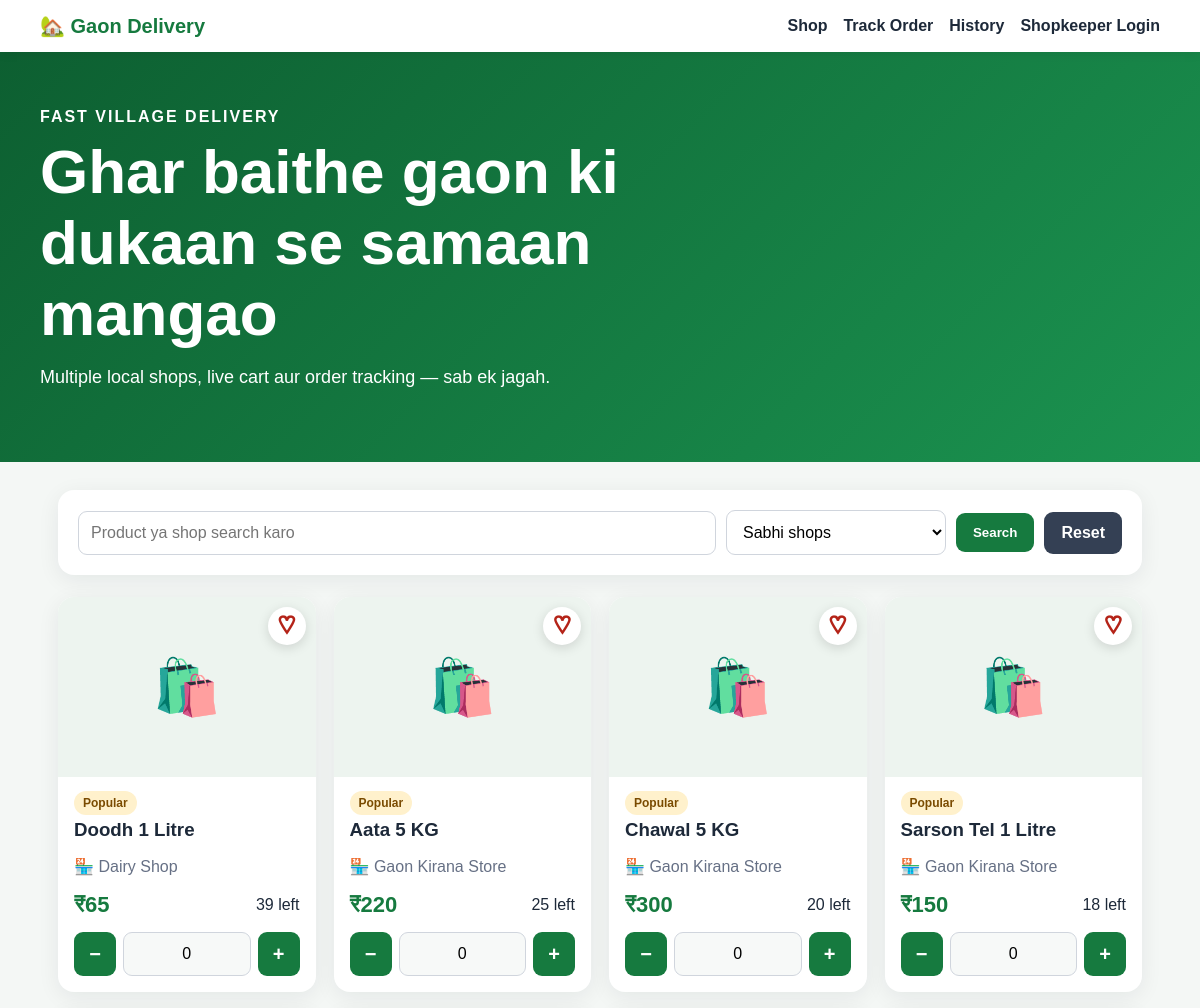
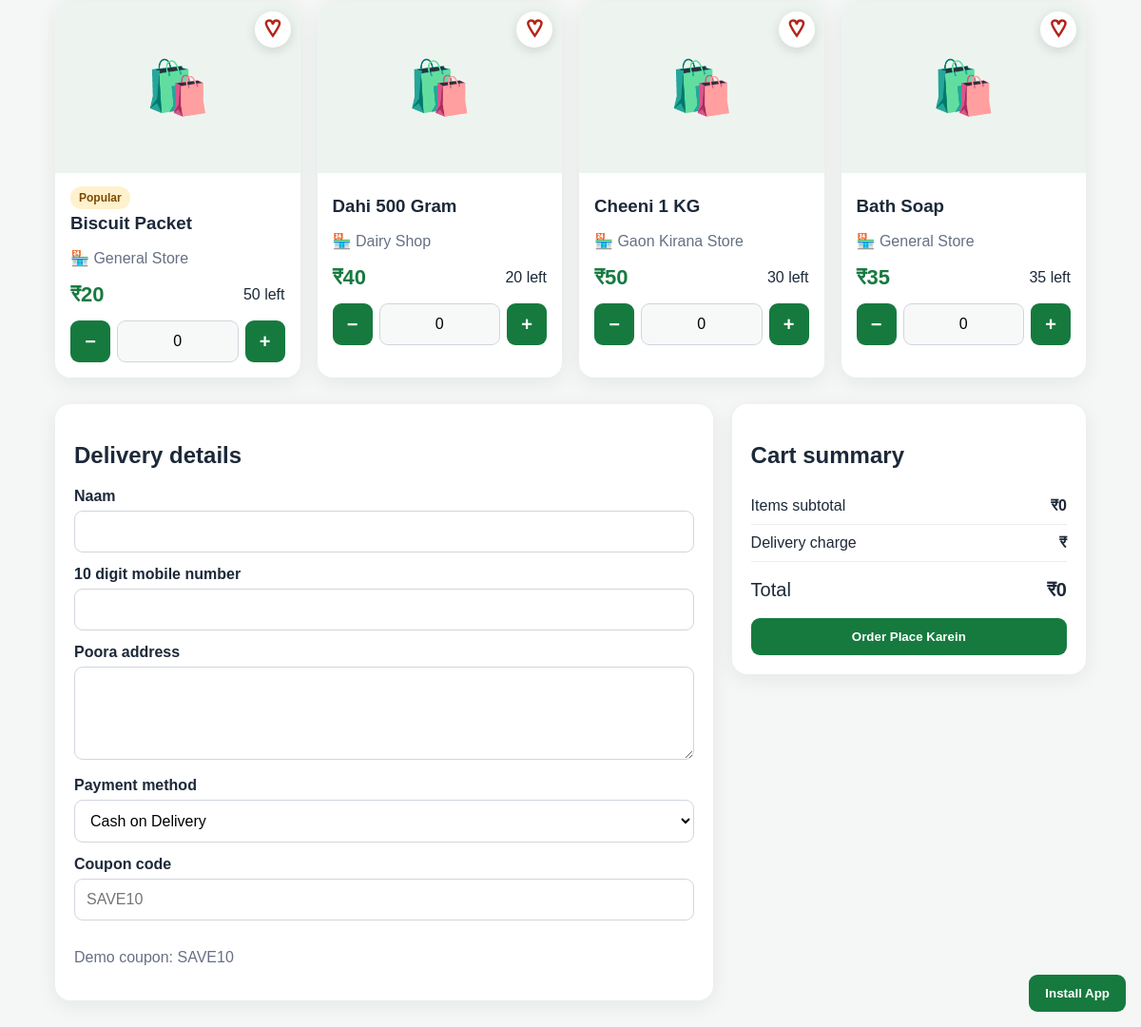
The page / on the database its author committed (2 pictures, top to bottom).
### tables this page shows
CREATE TABLE products (
            id INTEGER PRIMARY KEY AUTOINCREMENT,
            shop_id INTEGER NOT NULL,
            name TEXT NOT NULL,
            price INTEGER NOT NULL CHECK(price > 0),
            stock INTEGER NOT NULL DEFAULT 0 CHECK(stock >= 0),
            image_url TEXT DEFAULT '',
            is_available INTEGER NOT NULL DEFAULT 1,
            is_popular INTEGER NOT NULL DEFAULT 0,
            created_at TEXT NOT NULL,
            FOREIGN KEY(shop_id) REFERENCES shops(id) ON DELETE CASCADE
        );

CREATE TABLE shops (
            id INTEGER PRIMARY KEY AUTOINCREMENT,
            name TEXT NOT NULL UNIQUE,
            username TEXT NOT NULL UNIQUE,
            password_hash TEXT NOT NULL,
            phone TEXT DEFAULT '',
            is_active INTEGER NOT NULL DEFAULT 1
        );

CREATE TABLE settings (
            key TEXT PRIMARY KEY,
            value TEXT NOT NULL
        );

### app.py (the view)
@app.route("/")
def home():
    shop_filter = request.args.get("shop", type=int)
    search = request.args.get("q", "").strip()
    connection = db()
    shops = connection.execute(
        "SELECT * FROM shops WHERE is_active = 1 ORDER BY name"
    ).fetchall()
    query = """
        SELECT p.*, s.name AS shop_name
        FROM products p
        JOIN shops s ON s.id = p.shop_id
        WHERE p.is_available = 1 AND p.stock > 0 AND s.is_active = 1
    """
    params = []
    if shop_filter:
        query += " AND p.shop_id = ?"
        params.append(shop_filter)
    if search:
        query += " AND (LOWER(p.name) LIKE ? OR LOWER(s.name) LIKE ?)"
        search_pattern = f"%{search.lower()}%"
        params.extend([search_pattern, search_pattern])
    query += " ORDER BY p.is_popular DESC, s.name, p.name"
    products = connection.execute(query, params).fetchall()
    connection.close()
    return render_template(
        "index.html",
        products=products,
        shops=shops,
        selected_shop=shop_filter,
        search=search,
        delivery_percent=int(get_setting("delivery_percent", "10")),
        minimum_delivery_charge=int(get_setting("minimum_delivery_charge", "5")),
        free_delivery_above=int(get_setting("free_delivery_above", "500")),
        upi_id=get_setting("upi_id", ""),
        coupon_code=get_setting("coupon_code", "SAVE10"),
    )

### app.py (called while the page is built)
def db() -> sqlite3.Connection:
    connection = sqlite3.connect(DATABASE)
    connection.row_factory = sqlite3.Row
    connection.execute("PRAGMA foreign_keys = ON")
    return connection

def get_setting(key: str, default: str = "") -> str:
    connection = db()
    row = connection.execute(
        "SELECT value FROM settings WHERE key = ?", (key,)
    ).fetchone()
    connection.close()
    return row["value"] if row else default

@app.context_processor
def global_values():
    return {
        "session_role": session.get("role"),
        "session_shop_name": session.get("shop_name"),
    }

### templates/index.html (shortened to what this page needs)
{% extends "base.html" %}
{% block content %}
<header class="hero">
  <div>
    <span class="eyebrow">Fast village delivery</span>
    <h1>Ghar baithe gaon ki dukaan se samaan mangao</h1>
    <p>Multiple local shops, live cart aur order tracking — sab ek jagah.</p>
  </div>
</header>
<main class="container">
  <form method="get" class="filters card">
    <input name="q" value="{{ search }}" placeholder="Product ya shop search karo">
    <select name="shop">
      <option value="">Sabhi shops</option>
    </select>
    <button type="submit">Search</button>
    <a class="button ghost" href="{{ url_for('home') }}">Reset</a>
  </form>
  <form method="post" action="{{ url_for('checkout') }}" id="checkout-form">
    <div class="product-grid">
      {% for product in products %}
      <article class="product-card" data-product-id="{{ product.id }}">
        <button type="button" class="wishlist-btn" data-id="{{ product.id }}" aria-label="Wishlist">♡</button>
        {% if product.image_url %}
        <img src="{{ url_for('static', filename='uploads/' + product.image_url) }}" alt="{{ product.name }}">
        {% else %}
        <div class="product-placeholder">🛍️</div>
        {% endif %}
        <div class="product-body">
          {% if product.is_popular %}<span class="badge">Popular</span>{% endif %}
          <h3>{{ product.name }}</h3>
          <p class="shop-name">🏪 {{ product.shop_name }}</p>
          <div class="product-meta">
            <strong>₹{{ product.price }}</strong>
            <span>{{ product.stock }} left</span>
          </div>
          <div class="qty-control" data-max="{{ product.stock }}">
            <button type="button" class="qty-minus">−</button>
            <input class="qty-input" name="quantity_{{ product.id }}" value="0" min="0" max="{{ product.stock }}" readonly data-price="{{ product.price }}">
            <button type="button" class="qty-plus">+</button>
          </div>
        </div>
      </article>
      {% else %}
      <div class="card empty">Koi matching product nahi mila.</div>
      {% endfor %}
    </div>
    <section class="checkout-layout">
      <div class="card">
        <h2>Delivery details</h2>
        <label>Naam</label>
        <input name="customer_name" required>
        <label>10 digit mobile number</label>
        <input name="phone" inputmode="numeric" maxlength="10" pattern="[0-9]{10}" required>
        <label>Poora address</label>
        <textarea name="address" rows="4" required></textarea>
        <label>Payment method</label>
        <select name="payment_method">
          <option value="COD">Cash on Delivery</option>
        </select>
        <label>Coupon code</label>
        <input name="coupon_code" id="coupon-code" placeholder="{{ coupon_code }}">
        <p class="hint">Demo coupon: {{ coupon_code }}</p>
      </div>
      <aside class="card bill-card">
        <h2>Cart summary</h2>
        <div class="bill-row"><span>Items subtotal</span><strong>₹<span id="subtotal">0</span></strong></div>
        <div class="bill-row"><span>Delivery charge</span><strong>₹{{ delivery_charge }}</strong></div>
        <div class="bill-row total"><span>Total</span><strong>₹<span id="grand-total">{{ delivery_charge }}</span></strong></div>
        <button class="full" type="submit">Order Place Karein</button>
      </aside>
    </section>
  </form>
</main>
{% endblock %}

### templates/base.html (shortened to what this page needs)
<!doctype html>
<html lang="hi">
<head>
  <link rel="stylesheet" href="{{ url_for('static', filename='css/style.css') }}">
</head>
<body>
<nav class="navbar">
  <a class="brand" href="{{ url_for('home') }}">🏡 Gaon Delivery</a>
  <div class="navlinks">
    <a href="{{ url_for('home') }}">Shop</a>
    <a href="{{ url_for('track_order') }}">Track Order</a>
    <a href="{{ url_for('order_history') }}">History</a>
    {% if session.get('user_id') %}
      <a href="{{ url_for('dashboard') }}">Dashboard</a>
      <a href="{{ url_for('logout') }}">Logout</a>
    {% else %}
      <a href="{{ url_for('login') }}">Shopkeeper Login</a>
    {% endif %}
  </div>
</nav>
{% block content %}{% endblock %}
<button id="install-app" class="install-app" hidden>Install App</button>
</body>
</html>

### static/css/style.css (style rules this page uses)
:root { --green:#167a3f;--dark:#14201a;--bg:#f4f7f5;--card:#fff;--muted:#667085;--danger:#b42318 }
* { box-sizing:border-box }
body { margin:0;font-family:Arial,sans-serif;background:var(--bg);color:#1d2939 }
a { color:inherit }
.navbar { position:sticky;top:0;z-index:20;display:flex;justify-content:space-between;align-items:center;padding:14px max(18px,calc((100% - 1120px)/2));background:#fff;box-shadow:0 2px 10px #00000012 }
.brand { text-decoration:none;font-size:20px;font-weight:800;color:var(--green) }
.navlinks { display:flex;gap:16px;align-items:center }
.navlinks a { text-decoration:none;font-weight:600 }
.hero { padding:56px 20px;background:linear-gradient(135deg,#0d5f31,#1b9350);color:#fff }
.hero>div { max-width:1120px;margin:auto }
.hero h1 { font-size:clamp(32px,6vw,62px);max-width:800px;margin:10px 0 }
.hero p { font-size:18px;max-width:650px }
.eyebrow { text-transform:uppercase;letter-spacing:2px;font-weight:700 }
.container { max-width:1120px;margin:28px auto;padding:0 18px }
.card { background:var(--card);border-radius:16px;padding:20px;box-shadow:0 5px 22px #10182812 }
input,textarea,select { width:100%;padding:12px;border:1px solid #d0d5dd;border-radius:9px;margin:6px 0 14px;font-size:16px;background:#fff }
button,.button { display:inline-block;border:0;border-radius:9px;padding:12px 17px;background:var(--green);color:#fff;text-decoration:none;font-weight:700;cursor:pointer }
.full { width:100% }
.ghost { background:#344054 }
label { font-weight:700 }
.filters { display:grid;grid-template-columns:1fr 220px auto auto;gap:10px;align-items:center;margin-bottom:22px }
.filters input,.filters select { margin:0 }
.product-grid { display:grid;grid-template-columns:repeat(auto-fit,minmax(220px,1fr));gap:18px }
.product-card { overflow:hidden;background:#fff;border-radius:16px;box-shadow:0 5px 22px #10182812 }
.product-card img,.product-placeholder { width:100%;height:180px;object-fit:cover }
.product-placeholder { display:flex;align-items:center;justify-content:center;background:#edf4ef;font-size:55px }
.product-body { padding:16px }
.product-body h3 { margin:8px 0 }
.badge { background:#fff1cc;color:#7a4b00;padding:5px 9px;border-radius:99px;font-size:12px;font-weight:800 }
.shop-name,.hint { color:var(--muted) }
.product-meta,.bill-row,.status-row,.order-head { display:flex;justify-content:space-between;gap:12px;align-items:center }
.product-meta strong { font-size:22px;color:var(--green) }
.qty-control { display:grid;grid-template-columns:42px 1fr 42px;gap:7px;margin-top:14px }
.qty-control button { padding:9px;font-size:20px }
.qty-input { text-align:center;margin:0;background:#f7f9f8 }
.checkout-layout { display:grid;grid-template-columns:1.3fr .7fr;gap:20px;margin-top:28px }
.bill-card { height:max-content;position:sticky;top:90px }
.bill-row { padding:10px 0;border-bottom:1px solid #eaecf0 }
.bill-row.total { font-size:20px;border-bottom:0;margin:8px 0 }
.wishlist-btn { position:absolute;right:10px;top:10px;width:38px;height:38px;border-radius:50%;padding:0;background:#fff;color:#b42318;font-size:25px;z-index:2;box-shadow:0 3px 12px #0002 }
.product-card { position:relative }
.install-app { position:fixed;right:16px;bottom:16px;z-index:50 }

### rows shown on the page
products: is_popular "Popular", name "Doodh 1 Litre", shop_name "Dairy Shop", price "65", stock "39"
products: is_popular "Popular", name "Aata 5 KG", shop_name "Gaon Kirana Store", price "220", stock "25"
products: is_popular "Popular", name "Chawal 5 KG", shop_name "Gaon Kirana Store", price "300", stock "20"
products: is_popular "Popular", name "Sarson Tel 1 Litre", shop_name "Gaon Kirana Store", price "150", stock "18"
products: is_popular "Popular", name "Biscuit Packet", shop_name "General Store", price "20", stock "50"
products: name "Dahi 500 Gram", shop_name "Dairy Shop", price "40", stock "20"
products: name "Cheeni 1 KG", shop_name "Gaon Kirana Store", price "50", stock "30"
products: name "Bath Soap", shop_name "General Store", price "35", stock "35"
settings: coupon_code "SAVE10", value "SAVE10"
